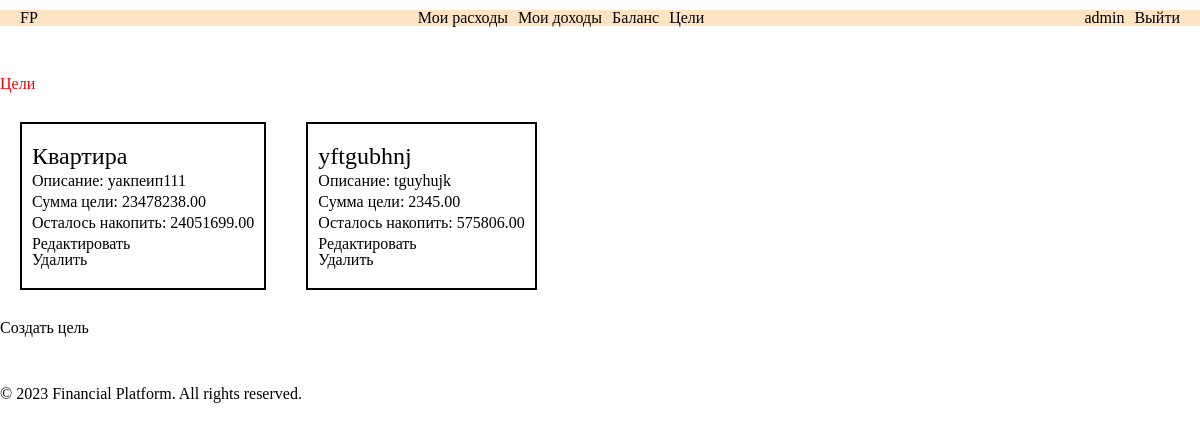
/goals/ (signed in), run on the app's committed database.
### goals/models.py (models this page shows, shortened)
class Goal(models.Model):
    user = models.ForeignKey(User, on_delete=models.CASCADE)
    name = models.CharField(max_length=255)
    amount = models.DecimalField(max_digits=10, decimal_places=2)
    description = models.TextField(blank=True)
    def get_remaining_amount(self):
        balance = Balance.objects.get(user=self.user)
        remaining_amount = self.amount - balance.total_balance
        return remaining_amount

### balance/models.py (models this page shows, shortened)
class Balance(models.Model):
    balance_id = models.AutoField(primary_key=True)
    user = models.ForeignKey(User, on_delete=models.CASCADE)
    total_balance = models.DecimalField(max_digits=10, decimal_places=2, null=True)

### goals/views.py (the view)
# urls.py: path('', goal_list, name='goal_list'),
def goal_list(request):
    goals = Goal.objects.filter(user=request.user)
    context = {'goals': goals}
    return render(request, 'goals/goal_list.html', context)

### goals/templates/goals/goal_list.html
{% extends 'base.html' %}
{% load static %}
{% block content %}
<h1>Цели</h1>
<ul class="goals">
  {% for goal in goals %}
    <li class="goal">
      <h2>{{ goal.name }}</h2>
      <p>Описание: {{ goal.description }}</p>
      <p>Сумма цели: {{ goal.amount }}</p>
      {% if goal.get_remaining_amount < 0 %}
        <p>Вы успешно накопили!</p>
        <p>Останется после покупки: {{ goal.get_reremaining_amount }} </p>
      {% else %}
        <p>Осталось накопить: {{ goal.get_remaining_amount }}</p>
      {% endif %}
      <a href="{% url 'goal_update' goal_id=goal.id %}">Редактировать</a> <br>
      <a href="{% url 'goal_delete' goal_id=goal.id %}">Удалить</a> <br>
    </li>
  {% empty %}
    <li>No goals found.</li>
  {% endfor %}
</ul>
<a href="{% url 'goal_create' %}">Создать цель</a>
{% endblock %}

### templates/base.html (shortened to what this page needs)
{% load static %}
<!DOCTYPE html>
<html>
<head>
    <link rel="stylesheet" href="{% static 'reset.css' %}">
    <link rel="stylesheet" href="{% static 'base.css' %}">
    <link rel="stylesheet" href="{% static 'balance/css/balance.css' %}">
    <link rel="stylesheet" href="{% static 'expenses/css/expenses.css' %}">
    <link rel="stylesheet" href="{% static 'authentication/css/login.css' %}">
    <link rel="stylesheet" href="{% static 'authentication/css/register.css' %}">
    <link rel="stylesheet" href="{% static 'goals/css/goals.css' %}">
</head>
<body>
    <header class="header header__flex">
        <a class="header__logo" href="{% url 'index' %}">FP</a>
        <nav class="header__nav">
            <ul class="header__ul">
                <li><a class="header__link" href="{% url 'expense_list' %}">Мои расходы</a></li>
                <li><a class="header__link" href="{% url 'income_list' %}">Мои доходы</a></li>
                <li><a class="header__link" href="{% url 'balance' %}">Баланс</a></li>
                <li><a class="header__link" href="{% url 'goal_list' %}">Цели</a></li>
            </ul>
        </nav>
        <menu>
            {% if user.is_authenticated %}
                <ul class="header__ul">
                    <li>{{ user.username }}</li>
                    <li><a class="header__reg-link" href="{% url 'logout' %}">Выйти</a></li>
                </ul>
            {% else %}
                <ul class="header__ul">
                    <li><a class="header__reg-link" class="header__link" href="{% url 'register' %}">Зарегистрироваться</a></li>
                    <li><a class="header__reg-link" class="header__link" href="{% url 'login' %}">Войти</a></li>
                </ul>
            {% endif %}
        </menu>
    </header>
    <main>
        {% block content %}
        {% endblock %}
    </main>
    <footer class="footer">
        <p>&copy; 2023 Financial Platform. All rights reserved.</p>
    </footer>
</body>
</html>

### authentication/static/base.css (style rules this page uses)
a { color: #000; text-decoration: none; }
.header { padding: 0 20px; margin-top: 10px; margin-bottom: 50px; background-color: bisque; }
.header__flex { display: flex; justify-content: space-between; align-items: center; }
.header__ul { display: flex; justify-content: space-between; align-items: center; gap: 10px; }
.header__link { transition: .3s ease-in-out; }
nav { display: flex; justify-content: center; align-items: center; gap: 20px; }
.footer { margin-top: 50px; }

### balance/static/balance/css/balance.css (style rules this page uses)
h1 { color: red; }

### goals/static/goals/css/goals.css (style rules this page uses)
.goals { display: flex; flex-wrap: wrap; }
.goal { margin: 30px 20px; border: 2px solid #000; padding: 20px 10px; }
.goal h2 { font-size: 24px; }
.goal * { margin-bottom: 5px; }

### data on the page
Goal: name "Квартира", description "уакпеип111", amount "23478238.00", get_remaining_amount "24051699.00"
Goal: name "yftgubhnj", description "tguyhujk", amount "2345.00", get_remaining_amount "575806.00"

### other printed values
{{ user.username }} "admin"
